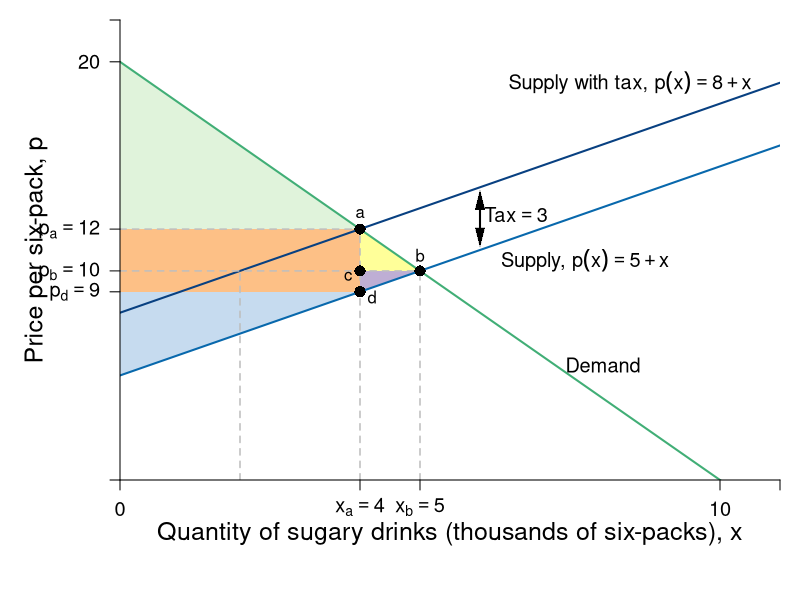

The R script that drew this image:
require(shape)
pdf(file = "indmarketdemand/sugar_tax_core_exam.pdf", width = 9, height = 7)

#Set parameters for graphics
axislabelsize <- 1.5
labelsize <- 1.2
graphlinewidth <- 2
segmentlinewidth <- 1.5

COL <- c("#7fc97f", "#beaed4", "#fdc086", "#ffff99", "#386cb0", "#f0027f", "#bf5b17", "#666666")
COLA <- c("#e0f3db", "#99d8c9","#66c2a4","#41ae76", "#238b45", "#005824")
COLB <- c("#c6dbef", "#4eb3d3", "#2b8cbe", "#0868ac","#084081")
COLC <- c("#fcfbfd", "#efedf5", "#dadaeb", "#bcbddc", "#9e9ac8", "#807dba", "#6a51a3", "#54278f", "#3f007d")

par(mar =  c(6, 6, 1, 1))

mrsA <- function(x, rmax = 20, xmax = 10) {
  rmax - (rmax/xmax)*x
}

uA <- function(x, y, rmax = 20, xmax = 10) {
  y + rmax*x - (1/2)(rmax/xmax)*x^2
}

Qs <- function(x, tax = 0){
  x + 5 + tax
}

Qs_tax<- function(x, tax = 3){
  x + 5 + tax
}

xlims <- c(0, 11)
ylims <- c(0, 22)

npts <- 501 
x <- seq(xlims[1], xlims[2], length.out = npts)
y <- seq(ylims[1], ylims[2], length.out = npts) 
a <- c(46.08, 55, 64)
b <- c(46.08, 55, 64)

plot(0, 0, xlim = xlims, ylim = ylims, type = "n",
     xlab = expression(paste("")),
     ylab = expression(paste("")), 
     xaxt = "n", 
     yaxt = "n", 
     cex.lab = axislabelsize, 
     bty = "n",
     xaxs="i", 
     yaxs="i")

# ticksy <- seq(from = 0, to = ylims[2], by = 2)
# ylabels <- seq(from = 0, to = ylims[2], by = 2)
# ticksx <- seq(from = 0, to = xlims[2], by = 2)
# xlabels <- seq(from = 0, to = xlims[2], by = 2)
ticksy <- c(0, 9, 10, 12, 20, ylims[2])
ylabels <- c(NA, expression(paste(p[d] == 9)), expression(paste(p[b] == 10)), expression(paste(p[a] == 12)), expression(paste(20)), NA)
ticksx <- c(0, 4, 5, 10, xlims[2])
xlabels <- c(0, expression(paste(x[a]) == 4), expression(paste(x[b]) == 5), expression(paste(10)), NA)

npts <- 500 
xx1 <- seq(xlims[1], xlims[2], length.out = npts)

# Tax Rev Q
xpoly <- c(4, 4, 5)
ypoly <- c(9, 10, 10)
polygon(x = xpoly, y = ypoly, col = COL[2], density=NULL, border = NA)

# Tax Rev P 
xpoly1 <- c(0, 4, 4, 0)
ypoly1 <- c(9, 9, 12, 12)
polygon(x = xpoly1, y = ypoly1, col = COL[3], density=NULL, border = NA)

# DWL
xpoly2 <- c(4, 5, 4) 
ypoly2 <- c(10, 10, 12) # Change y1 to 10 to meet gray line
polygon(x = xpoly2, y = ypoly2, col = COL[4], density=NULL, border = NA)

# CS 
xpoly3 <- c(0, 0, 4)
ypoly3 <- c(12, 20, 12)
polygon(x = xpoly3, y = ypoly3, col = COLA[1], density=NULL, border = NA)

# PS
xpoly4 <- c(0, 0, 4, 4, 0)
ypoly4 <- c(9, Qs(0), Qs(4), 9, 9)
polygon(x = xpoly4, y = ypoly4, col = COLB[1], density=NULL, border = NA)


#Lines for mrs graph
lines(xx1, mrsA(xx1, rmax = 20, xmax = 10), col = COLA[4], lwd = graphlinewidth)

lines(xx1, Qs(xx1), col = COLB[4], lwd = graphlinewidth)
lines(xx1, Qs_tax(xx1), col = COLB[5], lwd = graphlinewidth)

# Market Price
segments(0, 12, 4, 12, lty = 2, col = "gray" , lwd = segmentlinewidth) 
segments(0, 10, 5, 10, lty = 2, col = "gray" , lwd = segmentlinewidth)

# Vert Seg from Q 
segments(5, 0, 5, 10, lty = 2, col = "gray" , lwd = segmentlinewidth)
segments(4, 0, 4, 12, lty = 2, col = "gray" , lwd = segmentlinewidth)

# Q*
segments(2, 0, 2, 10, lty = 2, col = "gray" , lwd = segmentlinewidth)

#Label axes
mtext(expression(paste("Quantity of sugary drinks (thousands of six-packs), ", x)), side=1, line = 2.5, cex = axislabelsize)
text(-1.4, 0.5*ylims[2], expression(paste("Price per six-pack, ", p)), xpd = TRUE, cex = axislabelsize, srt = 90) 

#Label a
points(4, 12, pch = 16, col = "black", cex = 1.5)
text(4, 12.75, expression(a))

#Label b
points(5, 10, pch = 16, col = "black", cex = 1.5)
text(5, 10.75, expression(b))

#Label c
points(4, 10, pch = 16, col = "black", cex = 1.5)
text(4 - 0.2, 10 - 0.25, expression(c))

#Label d
points(4, Qs(4) , pch = 16, col = "black", cex = 1.5)
text(4 + 0.2, Qs(4) - 0.25, expression(d))

#segments(4.11765, 6.17647, 5.88, 8.88, lty = 1, col = COL[2] , lwd = graphlinewidth)
text(8.5, 19, expression(paste("Supply with tax, ", p(x) == 8 + x)), cex = labelsize)
text(7.75, 10.5, expression(paste("Supply, ", p(x) == 5 + x)), cex = labelsize)

#Label mrs function
text(8.05, 5.5, expression(paste("Demand")), cex = labelsize)
Arrows(6, 11.6, 6, 13.4, col = "black", lty = 1, lwd = 2, arr.type = "triangle", arr.lwd = 0.2, code = 3)
text(6.6, 12.7, expression(paste("Tax" == 3)), cex = labelsize)

# Label CS
#text(1.2, 14, expression(paste("Consumer Surplus")))
axis(1, at = ticksx, pos = 0, labels = xlabels, cex.axis = labelsize)
axis(2, at = ticksy, pos = 0, labels = ylabels, las = 1, cex.axis = labelsize)


dev.off()
